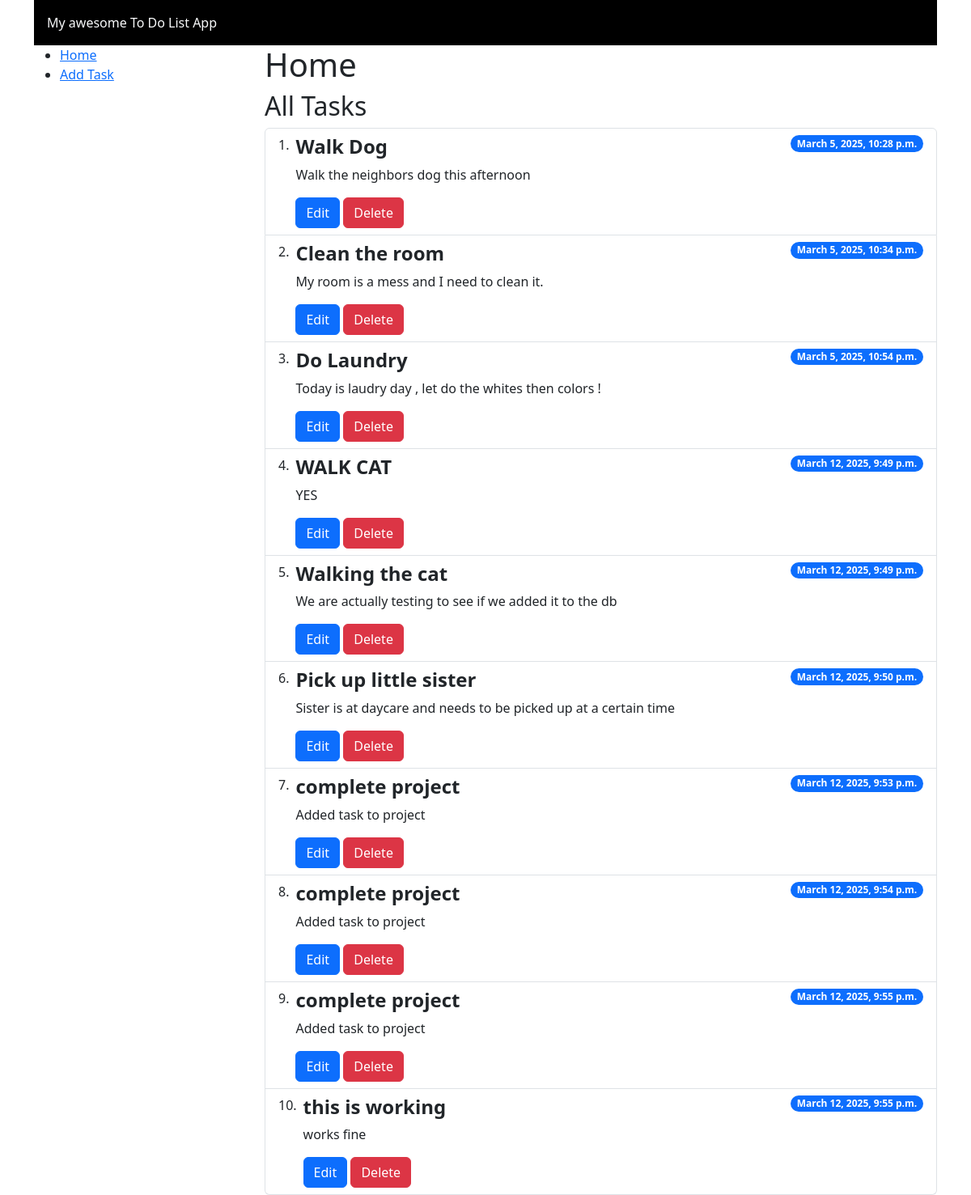
The page / on the database its author committed.
### add_task/models.py (models this page shows)
class TodoItem(models.Model):
  title = models.CharField(max_length=256)
  details = models.TextField()
  createdOn = models.DateTimeField(auto_now_add=True)
  update = models.DateTimeField(auto_now=True)

### home/views.py (the view)
# urls.py: path('', home, name = 'homepage'),
def home(request):
    todos = TodoItem.objects.all()
    stuff = {
       'tasks':todos
    }
    return render(request, template_name='home.html' ,context = stuff)

### home/templates/home.html
{% extends 'base.html' %}
{% block content %}
<h1>Home</h1>
<h2>All Tasks</h2>
<ol class="list-group list-group-numbered">
  {% for item in tasks %}
  <li class="list-group-item d-flex justify-content-between align-items-start">
    <div class="ms-2 me-auto">
      <h4 class="fw-bold">{{ item.title }}</h4>
        <p>
          {{ item.details }}
        </p>
        <a href="{% url 'edit-task' item.pk %}" class="btn btn-primary">Edit</a>
        <a href="#" class="btn btn-danger">Delete</a>
    </div>
    <span class="badge bg-primary rounded-pill" aria-label="Created date">{{ item.createdOn }}</span>
  </li>
  {% endfor %}
</ol>
{% endblock %}

### home/templates/base.html (shortened to what this page needs)
<!DOCTYPE html>
<html>
<head>
  {% load bootstrap5 %}
  {% bootstrap_css %}
</head>
<body>
<div class="container">
  <header class="p-3 bg-black text-light">
My awesome To Do List App
  </header>
  <section class="row">
    <nav class="col-3">
      <ul>
        <li>
          <a href="{% url 'homepage' %}">Home</a>
        </li>
        <li>
          <a href="{% url 'add-task' %}">Add Task</a>
        </li>
      </ul>
    </nav>
    <main  class="col-9">
      {% block content %}
      {% endblock %}
    </main>
  </section>
</div>
</body>
</html>

### rows shown on the page
TodoItem: title "Walk Dog", details "Walk the neighbors dog this afternoon", createdOn "March 5, 2025, 10:28 p.m."
TodoItem: title "Clean the room", details "My room is a mess and I need to clean it.", createdOn "March 5, 2025, 10:34 p.m."
TodoItem: title "Do Laundry", details "Today is laudry day , let do the whites then colors !", createdOn "March 5, 2025, 10:54 p.m."
TodoItem: title "WALK CAT", details "YES", createdOn "March 12, 2025, 9:49 p.m."
TodoItem: title "Walking the cat", details "We are actually testing to see if we added it to the db", createdOn "March 12, 2025, 9:49 p.m."
TodoItem: title "Pick up little sister", details "Sister is at daycare and needs to be picked up at a certain time", createdOn "March 12, 2025, 9:50 p.m."
TodoItem: title "complete project", details "Added task to project", createdOn "March 12, 2025, 9:53 p.m."
TodoItem: title "complete project", details "Added task to project", createdOn "March 12, 2025, 9:54 p.m."
TodoItem: title "complete project", details "Added task to project", createdOn "March 12, 2025, 9:55 p.m."
TodoItem: title "this is working", details "works fine", createdOn "March 12, 2025, 9:55 p.m."
